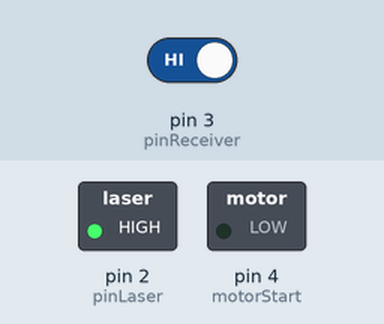
This sketch was run on a simulated Arduino Uno, built for the host (arithmetic inside an expression is 32-bit, double 64-bit). Parts: switched loads named in the sketch (green lamp = pin HIGH). The inputs (shaded band) are chosen by the test bench; at power-on: pin 3 (pinReceiver) HIGH.

Above: at 1.2 s.
1.3 s: pin 3 (pinReceiver) driven LOW
At 1.8 s:
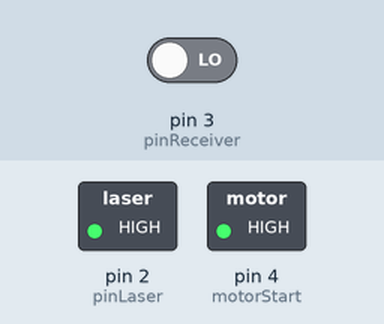
Timing chart, 0 to 8.8 s (numbered marks = the images above; inputs shaded):
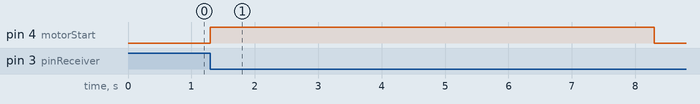

The sketch:

Motor_with_laser.ino
```cpp
const int pinLaser = 2; // output signal pin of laser module/laser pointer
const int pinReceiver = 3; // input signal pin of receiver/detector (the used module does only return a digital state)
const int motorStart = 4; //input signal pin for starting the motor
boolean ballDetected = false;

void ballDetector(){
     ballDetected = true;
}

void setup() {
  pinMode(pinLaser, OUTPUT); // set the laser pin to output mode
  pinMode(pinReceiver, INPUT); // set the laser pin to input mode
  pinMode(motorStart, OUTPUT); // set the motor pin to output mode
  digitalWrite(pinLaser, HIGH); // emit red laser
  attachInterrupt(digitalPinToInterrupt(pinReceiver), ballDetector, LOW);
  Serial.begin(9600); // Setup serial connection for print out to console
}

void loop() {

  //int value = digitalRead(pinReceiver); // receiver/detector send either LOW or HIGH (no analog values!)
  //Serial.println(value); // send value to console
  //if (value == 0) { // if the pinReciever value is 1 (should be 0 instead when correctly setup), i.e the laser hit the receiver, the motor starts

  if(ballDetected) {
    ballDetected = false;
    digitalWrite(motorStart, HIGH);
    delay(7000); // waits 7 secs until turning off the motor again
  } else {
    digitalWrite(motorStart, LOW);
  }
}
```

Measured:
- after the input at 1.3 s, pin 4 (motorStart): LOW → HIGH at once, → LOW 7.0 s later
